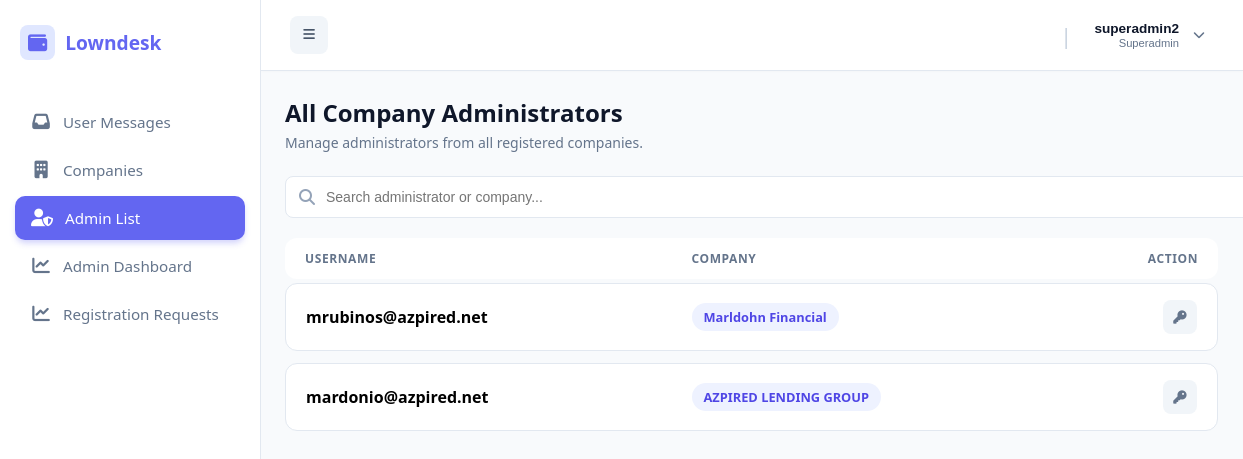
The app's page /public/index.php?url=superadmin/listAdmins (signed in) with its own data.
### tables this page shows
CREATE TABLE `users` (
  `id` int(11) NOT NULL,
  `company_id` int(11) NOT NULL,
  `username` varchar(50) NOT NULL,
  `password` varchar(255) NOT NULL,
  `role` varchar(30) DEFAULT 'admin',
  `created_at` timestamp NOT NULL DEFAULT current_timestamp(),
  `status` tinyint(1) DEFAULT 1
);

CREATE TABLE `companies` (
  `id` int(11) NOT NULL,
  `name` varchar(150) NOT NULL,
  `plan_tier` varchar(20) DEFAULT 'free',
  `subscription_status` varchar(20) DEFAULT 'active',
  `expires_at` datetime DEFAULT NULL,
  `created_at` timestamp NOT NULL DEFAULT current_timestamp()
);

### app/controllers/SuperAdminController.php (called while the page is built, shortened)
<?php
require_once __DIR__ . '/../models/User.php';
class SuperAdminController {
    protected $userModel;
    public function __construct() {
        $this->userModel = new User();
    }
    public function listAdmins() {
        $admins = $this->userModel->getAllAdmins();
require_once dirname(__DIR__) . '/views/superadmin/admins/adminlist.php';    }
}

### public/index.php (called while the page is built, shortened)
<?php
$init = new App();

### app/models/User.php (called while the page is built, shortened)
<?php
class User extends Model {
public function getAllAdmins() {
    $db = $this->conn;
    $stmt = $db->query("
        SELECT u.*, c.name as company_name
        FROM users u
        JOIN companies c ON u.company_id = c.id
        WHERE u.role = 'admin'
    ");
    return $stmt->fetchAll(PDO::FETCH_ASSOC);
}
}

### app/views/superadmin/admins/adminlist.php (the view, shortened to what this page needs)
<?php require_once dirname(__DIR__, 2) . '/layouts/header.php'; ?>
<div class="page-container">
    <div class="page-header">
        <div>
            <h1 class="page-title">
                All Company Administrators
            </h1>
            <p class="page-subtitle">
                Manage administrators from all registered companies.
            </p>
        </div>
    </div>
    <div class="filter-card">
        <div class="search-wrapper">
            <i class="fas fa-search search-icon"></i>
            <input
                type="text"
                id="searchInput"
                class="search-input"
                placeholder="Search administrator or company..."
                onkeyup="filterAdmins()">
        </div>
    </div>
    <div class="admin-list">
        <div class="admin-row header">
            <div>Username</div>
            <div>Company</div>
            <div style="text-align:right;">
                Action
            </div>
        </div>
        <?php if(empty($admins)): ?>
            <div style="padding:40px;text-align:center;background:#fff;border:1px solid #e2e8f0;border-radius:12px;color:#94a3b8;">
                No administrators found.
            </div>
        <?php else: ?>
            <?php foreach($admins as $admin): ?>
            <div class="admin-row admin-item"
                 data-search="<?= strtolower(htmlspecialchars($admin['username'].' '.$admin['company_name'])) ?>">
                <div data-label="Username">
                    <strong>
                        <?= htmlspecialchars($admin['username']) ?>
                    </strong>
                </div>
                <div data-label="Company">
                    <span class="company-badge">
                        <?= htmlspecialchars($admin['company_name']) ?>
                    </span>
                </div>
                <div data-label="Action" class="action-group">
                    <button
                        class="icon-btn"
                        title="Reset Password"
                        onclick="openModal(<?= $admin['id'] ?>)">
                        <i class="fas fa-key"></i>
                    </button>
                </div>
            </div>
            <?php endforeach; ?>
        <?php endif; ?>
    </div>
</div>
<?php require_once dirname(__DIR__, 2) . '/layouts/footer.php'; ?>

### app/views/layouts/header.php (style rules this page uses)
:root { --sidebar-bg: #ffffff; --primary-color: #6366f1; --hover-bg: #f5f3ff; --text-main: #1e293b; --text-muted: #64748b; --border-color: #e2e8f0; }
body { margin: 0; font-family: 'Segoe UI', sans-serif; background: #f8fafc; display: flex; }

### app/views/superadmin/admins/adminlist.php (style rules this page uses)
.page-header { display:flex; justify-content:space-between; align-items:center; margin-bottom:24px; }
.page-title { font-size:1.5rem; font-weight:700; color:#0f172a; margin:0 0 4px; }
.page-subtitle { color:#64748b; font-size:.875rem; margin:0; }
.filter-card { margin-bottom:20px; }
.search-wrapper { position:relative; }
.search-icon { position:absolute; left:14px; top:50%; transform:translateY(-50%); color:#94a3b8; }
.search-input { width:100%; padding:12px 16px 12px 40px; background:#fff; border:1px solid #e2e8f0; border-radius:8px; outline:none; font-size:.875rem; }
.admin-list { background:transparent; }
.admin-row { display:grid; grid-template-columns:1.5fr 1.5fr 120px; gap:20px; align-items:center; background:#fff; border:1px solid #e2e8f0; border-radius:12px; padding:16px 20px; margin-bottom:12px; transition:.2s; }
.admin-row.header { background:#fff; border:none; padding:12px 20px; margin-bottom:4px; font-size:.75rem; font-weight:700; text-transform:uppercase; color:#64748b; letter-spacing:.05em; }
.company-badge { display:inline-block; background:#eef2ff; color:#4f46e5; padding:5px 12px; border-radius:20px; font-size:.8rem; font-weight:600; }
.action-group { display:flex; justify-content:flex-end; }
.icon-btn { width:34px; height:34px; border:none; border-radius:8px; background:#f1f5f9; color:#64748b; cursor:pointer; transition:.2s; }

### records on screen
users: username "mrubinos@azpired.net", company.name "Marldohn Financial"
users: username "mardonio@azpired.net", company.name "AZPIRED LENDING GROUP"

### other values on screen
$item['label'] "User Messages"
$item['label'] "Companies"
$item['label'] "Admin List"
$item['label'] "Admin Dashboard"
$item['label'] "Registration Requests"
$userName "superadmin2"
$userRole ?: 'Active User' "Superadmin"
